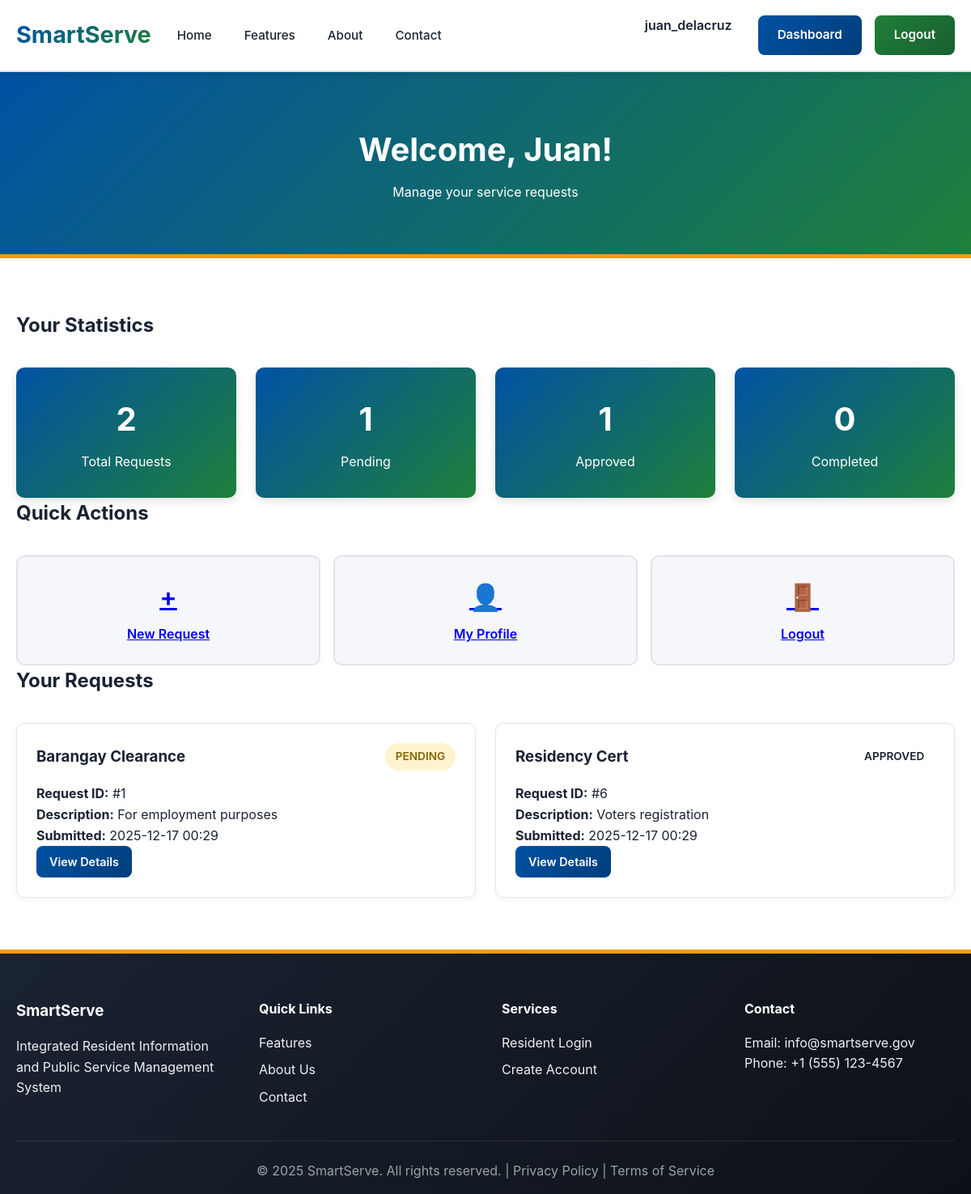
Page /resident/dashboard (signed in) on the committed database.
### models.py (models this page shows, shortened)
class User(db.Model):
    __tablename__ = 'user'
    id = db.Column(db.Integer, primary_key=True)
    username = db.Column(db.String(80), unique=True, nullable=False)
    email = db.Column(db.String(120), unique=True, nullable=False)
    password = db.Column(db.String(255), nullable=False)  # Stores Hashed Password
    role = db.Column(db.String(20), default='resident')   # 'admin' or 'resident'
    first_name = db.Column(db.String(100))
    last_name = db.Column(db.String(100))
    phone = db.Column(db.String(20))
    address = db.Column(db.String(255))
    created_at = db.Column(db.DateTime, default=datetime.utcnow)
    requests = db.relationship('Request', backref='user', lazy=True, cascade='all, delete-orphan')
    def is_admin(self):
        return self.role == 'admin'

class Request(db.Model):
    __tablename__ = 'request'
    id = db.Column(db.Integer, primary_key=True)
    user_id = db.Column(db.Integer, db.ForeignKey('user.id'), nullable=False)
    document_type = db.Column(db.String(100), nullable=False)
    description = db.Column(db.Text)
    status = db.Column(db.String(20), default='pending') # Options: pending, approved, rejected, completed
    created_at = db.Column(db.DateTime, default=datetime.utcnow)
    updated_at = db.Column(db.DateTime, default=datetime.utcnow, onupdate=datetime.utcnow)
    admin_notes = db.Column(db.Text)

### app.py (the view)
@app.route('/resident/dashboard')
@login_required
def resident_dashboard():
    user = User.query.get(session['user_id'])
    if user.is_admin(): return redirect(url_for('admin_dashboard'))
    requests = Request.query.filter_by(user_id=user.id).order_by(Request.created_at.desc()).all()
    stats = {
        'total': len(requests),
        'pending': len([r for r in requests if r.status == 'pending']),
        'completed': len([r for r in requests if r.status == 'completed']),
        'approved': len([r for r in requests if r.status == 'approved'])
    }
    return render_template('resident_dashboard.html', user=user, requests=requests, stats=stats)

### app.py (called while the page is built)
def login_required(f):
    @wraps(f)
    def decorated_function(*args, **kwargs):
        if 'user_id' not in session:
            flash('Please log in first.', 'warning')
            return redirect(url_for('login'))
        return f(*args, **kwargs)
    return decorated_function

@app.context_processor
def inject_user():
    user = None
    if 'user_id' in session:
        user = User.query.get(session['user_id'])
    return dict(current_user=user)

### templates/resident_dashboard.html (shortened to what this page needs)
{% extends 'base.html' %}
{% block content %}
<div class="page-header resident-portal">
    <div class="container">
        <h1>Welcome, {{ user.first_name }}!</h1>
        <p>Manage your service requests</p>
    </div>
</div>
<div class="portal-content">
    <div class="container">
        <div class="dashboard-section">
            <h2>Your Statistics</h2>
            <div class="stats-grid">
                <div class="stat-card">
                    <span class="stat-number">{{ stats.total }}</span>
                    <span>Total Requests</span>
                </div>
                <div class="stat-card">
                    <span class="stat-number">{{ stats.pending }}</span>
                    <span>Pending</span>
                </div>
                <div class="stat-card">
                    <span class="stat-number">{{ stats.approved }}</span>
                    <span>Approved</span>
                </div>
                <div class="stat-card">
                    <span class="stat-number">{{ stats.completed }}</span>
                    <span>Completed</span>
                </div>
            </div>
        </div>
        <div class="actions-section">
            <h2>Quick Actions</h2>
            <div class="action-buttons">
                <a href="{{ url_for('submit_request') }}" class="action-btn">
                    <span class="icon">+</span>
                    <span>New Request</span>
                </a>
                <a href="#" class="action-btn">
                    <span class="icon">👤</span>
                    <span>My Profile</span>
                </a>
                <a href="{{ url_for('logout') }}" class="action-btn">
                    <span class="icon">🚪</span>
                    <span>Logout</span>
                </a>
            </div>
        </div>
        <div class="requests-section">
            <h2>Your Requests</h2>
            {% if requests %}
                <div class="request-list">
                    {% for req in requests %}
                        <div class="request-item">
                            <div class="request-header">
                                <h3>{{ req.document_type|replace('_', ' ')|title }}</h3>
                                <span class="status status-{{ req.status }}">{{ req.status|upper }}</span>
                            </div>
                            <p><strong>Request ID:</strong> #{{ req.id }}</p>
                            <p><strong>Description:</strong> {{ req.description }}</p>
                            <p><strong>Submitted:</strong> {{ req.created_at.strftime('%Y-%m-%d %H:%M') }}</p>
                            <a href="{{ url_for('view_request', request_id=req.id) }}" class="btn btn-primary btn-sm">View Details</a>
                        </div>
                    {% endfor %}
                </div>
            {% else %}
                <p>No requests yet. <a href="{{ url_for('submit_request') }}">Submit one now</a></p>
            {% endif %}
        </div>
    </div>
</div>
{% endblock %}

### templates/base.html (shortened to what this page needs)
<!DOCTYPE html>
<html lang="en">
<head>
    <link rel="stylesheet" href="{{ url_for('static', filename='css/style.css') }}">
</head>
<body>
    <nav class="navbar">
        <div class="container">
            <div class="nav-content">
                <div class="logo">
                    <h1><a href="/" style="color: inherit; text-decoration: none;">SmartServe</a></h1>
                </div>
                <ul class="nav-links">
                    <li><a href="/">Home</a></li>
                    <li><a href="/features">Features</a></li>
                    <li><a href="/about">About</a></li>
                    <li><a href="/contact">Contact</a></li>
                </ul>
                <div class="nav-buttons">
                    {% if current_user %}
                        {% if current_user.is_admin() %}
                            <span style="margin-right: 1rem; color: var(--primary-color); font-weight: 600;">Admin: {{ current_user.username }}</span>
                            <a href="{{ url_for('admin_dashboard') }}" class="btn btn-primary">Dashboard</a>
                            <a href="{{ url_for('logout') }}" class="btn btn-secondary">Logout</a>
                        {% else %}
                            <span style="margin-right: 1rem; color: var(--primary-color); font-weight: 600;">{{ current_user.username }}</span>
                            <a href="{{ url_for('resident_dashboard') }}" class="btn btn-primary">Dashboard</a>
                            <a href="{{ url_for('logout') }}" class="btn btn-secondary">Logout</a>
                        {% endif %}
                    {% else %}
                        <a href="{{ url_for('login') }}" class="btn btn-secondary">Login</a>
                        <a href="{{ url_for('register') }}" class="btn btn-primary">Register</a>
                    {% endif %}
                </div>
            </div>
        </div>
    </nav>
    {% block content %}{% endblock %}
    <footer class="footer">
        <div class="container">
            <div class="footer-content">
                <div class="footer-section">
                    <h3>SmartServe</h3>
                    <p>Integrated Resident Information and Public Service Management System</p>
                </div>
                <div class="footer-section">
                    <h4>Quick Links</h4>
                    <ul>
                        <li><a href="/features">Features</a></li>
                        <li><a href="/about">About Us</a></li>
                        <li><a href="/contact">Contact</a></li>
                    </ul>
                </div>
                <div class="footer-section">
                    <h4>Services</h4>
                    <ul>
                        <li><a href="{{ url_for('login') }}">Resident Login</a></li>
                        <li><a href="{{ url_for('register') }}">Create Account</a></li>
                    </ul>
                </div>
                <div class="footer-section">
                    <h4>Contact</h4>
                    <p>Email: info@smartserve.gov</p>
                    <p>Phone: +1 (555) 123-4567</p>
                </div>
            </div>
            <div class="footer-bottom">
                <p>&copy; 2025 SmartServe. All rights reserved. | Privacy Policy | Terms of Service</p>
            </div>
        </div>
    </footer>
</body>
</html>

### rows in the picture
User: username "juan_delacruz", first_name "Juan"
Request: document_type "Barangay Clearance", status "PENDING", id "1", description "For employment purposes", created_at "2025-12-17 00:29"
Request: document_type "Residency Cert", status "APPROVED", id "6", description "Voters registration", created_at "2025-12-17 00:29"

### other values in the picture
{{ stats.total }} "2"
{{ stats.pending }} "1"
{{ stats.approved }} "1"
{{ stats.completed }} "0"
